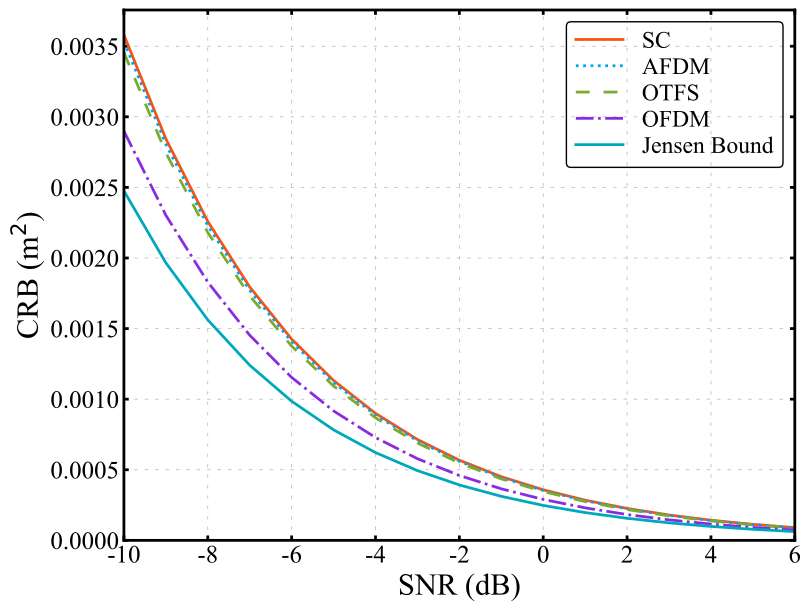

This chart was generated by the following Python code:
"""Fig. 1(a) 加入插零上采样和 RRC 成形后的 16-QAM 测距 CRB。

模型依据：刘凡等 IT 论文 (8)、(27)–(32)、(36)–(43)，以及项目书的
    x = P A U s,  z = F_M x,  M = L N。
这里采用项目书的 M 点周期卷积和周期分数时延模型；循环前缀及保护间隔
须覆盖成形脉冲的有效记忆和最大目标时延。未另加接收匹配滤波器。

依赖：numpy、scipy、matplotlib、commpy、DigiCommPy。
运行：python Fig1a_PA_RRC.py
"""

#%% 导入与绘图风格
from pathlib import Path

import numpy as np
import scipy.linalg
import scipy.fft
import matplotlib.pyplot as plt
from matplotlib.font_manager import FontProperties
import commpy.filters
from DigiCommPy.modem import PSKModem, QAMModem

plt.rcParams['font.family'] = 'Times New Roman'
plt.rcParams['font.size'] = 14
plt.rcParams['axes.titlesize'] = 22
plt.rcParams['axes.labelsize'] = 22
plt.rcParams['xtick.labelsize'] = 22
plt.rcParams['ytick.labelsize'] = 22
plt.rcParams['axes.unicode_minus'] = False
plt.rcParams['figure.figsize'] = [8, 6]
plt.rcParams['lines.linestyle'] = '-'
plt.rcParams['lines.linewidth'] = 2
plt.rcParams['lines.markersize'] = 6
plt.rcParams['figure.facecolor'] = 'white'
plt.rcParams['axes.edgecolor'] = 'black'
plt.rcParams['legend.fontsize'] = 18


#%% 上采样矩阵：沿用给定的插零定义
def upsamplingMatrix(M, Q):
    GammaQ = np.zeros((Q * M, M))
    for m in range(M):
        GammaQ[m * Q, m] = 1
    return GammaQ


#%% 从完整的实参数 FIM 直接求逆，提取时延 CRB
def delay_crb_direct(J, n_targets):
    """J 的参数顺序：[tau_1..tau_K, Re(beta_1).., Im(beta_1)..]。"""
    J = 0.5 * (J + J.T)             # 去掉浮点乘法产生的非对称误差
    return float(np.trace(np.linalg.inv(J)[:n_targets, :n_targets]))


#%% 参数：原文 Fig. 1(a) 的 16-QAM、N=128、40 个目标和四种调制
N = 128
K = 40                             # 目标数，原文记 L；与这里的过采样率区分
L = 10                             # 用户给定的过采样率
M = L * N                          # CP 去除后的有效采样点数
Tsym = 1.0
alpha = 0.3
span = 6                          # 供短时域 srrcFunction 接口使用；这里选用全长 commpy RRC
MOD_TYPE = 'qam'
MOD_ORDER = 16
N1, N2 = 32, 4
c1, c2 = 1 / 16, 1 / 8
SNR_dB = np.arange(-10, 7, 1)
N_FRAMES = 1000                    # 对随机数据先求逆再平均；需要快速检查可调小
TARGET_SEED = 4
SYMBOL_SEED = 42
MIN_TARGET_SPACING = 0.8           # 原复现脚本的目标最小间隔，单位：原始符号间隔
B = 160e6                         # 原文用于换算物理距离的采样率
c_light = 3e8


#%% 构造原文的 U；所有 DFT 都是酉变换
def dft_matrix(length):
    idx = np.arange(length)
    return np.exp(-2j * np.pi * np.outer(idx, idx) / length) / np.sqrt(length)


F_N = dft_matrix(N)
F_N1 = dft_matrix(N1)
indices = np.arange(N)
chirp1 = np.exp(-2j * np.pi * c1 * indices**2)
chirp2 = np.exp(-2j * np.pi * c2 * indices**2)

U_dict = {
    'SC': np.eye(N, dtype=complex),
    'AFDM': (chirp1[:, None] * F_N.conj().T) * chirp2[None, :],
    'OTFS': np.kron(F_N1.conj().T, np.eye(N2)),
    'OFDM': F_N.conj().T,
}


#%% x = P A U s：P 为长度 M 的循环卷积矩阵
A = upsamplingMatrix(N, L)

# 用户给定的第二种生成方式；p 是离散采样的全长 RRC，单位能量。
t, p = commpy.filters.rrcosfilter(L * N, alpha, Tsym, L / Tsym)
p = np.asarray(p, dtype=float)
p = p / np.sqrt(np.sum(np.abs(p)**2))
P = scipy.linalg.circulant(p)       # P @ v = np.convolve(p,v) 的 M 点循环版本
PA = P @ A                         # 一次预计算，主循环用 PA @ (U @ s)

# 在每个 U 下预计算 Φ^H = F_M P A U，避免重复构建大矩阵。
# scipy.fft.fft(..., norm='ortho') 与酉 DFT F_M 完全相同。
PhiH_dict = {
    name: scipy.fft.fft(PA @ U, axis=0, norm='ortho')
    for name, U in U_dict.items()
}


#%% 目标几何：保持原 Fig. 1(a) 的物理位置，时延换为过采样点单位
rng_target = np.random.default_rng(TARGET_SEED)
free_range = (N - 1) - (K - 1) * MIN_TARGET_SPACING
if free_range <= 0:
    raise ValueError('目标间距与数量之和超过原 Fig. 1(a) 的时延窗口')
tau_symbol = (np.sort(rng_target.uniform(0.0, free_range, K))
              + MIN_TARGET_SPACING * np.arange(K))
tau = L * tau_symbol               # 项目书约定：tau 以新采样间隔为单位
beta = np.ones(K, dtype=complex)

# 论文 (29)-(32) 的 H 改成 M 个频率点；对 tau 求导时分母必须是 M。
freq_idx = np.arange(M)
a = np.exp(-2j * np.pi * np.outer(freq_idx, tau) / M)
a_dot = (-2j * np.pi * freq_idx[:, None] / M) * a
H = np.column_stack((a_dot * beta[None, :], a, 1j * a))


#%% DigiCommPy 生成 16-QAM 星座，并满足原文 E|s_n|^2 = 1
modem_dict = {'psk': PSKModem, 'qam': QAMModem}
modem = modem_dict[MOD_TYPE](MOD_ORDER)
alphabet = np.asarray(modem.modulate(np.arange(MOD_ORDER)), dtype=complex)
symbol_energy = float(np.mean(np.abs(alphabet)**2))

# E_s[J(s)] 的频谱权重：w_bar[k] = E|[F_M P A U s]_k|^2。
# 当 E[ss^H]=I 且 U 酉时，它与 U 无关，但已经不是原文无脉冲的全 1。
mean_spectrum = np.sum(np.abs(PhiH_dict['SC'])**2, axis=1)
for name, PhiH in PhiH_dict.items():
    np.testing.assert_allclose(
        np.sum(np.abs(PhiH)**2, axis=1), mean_spectrum,
        rtol=1e-10, atol=1e-10, err_msg=f'{name} 的 U 应当为酉矩阵'
    )

J_bar = 2 * np.real(H.conj().T @ (mean_spectrum[:, None] * H))
jensen_tau_trace = delay_crb_direct(J_bar, K)


#%% 给定数据帧：J(s)=2 Re{H^H diag(|Φ^H s|²) H}，直接逆再平均
rng_symbols = np.random.default_rng(SYMBOL_SEED)
crb_sum = {name: 0.0 for name in U_dict}

for frame in range(N_FRAMES):
    d = rng_symbols.integers(low=0, high=MOD_ORDER, size=N)
    s = np.asarray(modem.modulate(d), dtype=complex) / np.sqrt(symbol_energy)

    for name, PhiH in PhiH_dict.items():
        z = PhiH @ s               # z = F_M (P A U s)
        spectrum = np.abs(z)**2
        J = 2 * np.real(H.conj().T @ (spectrum[:, None] * H))
        crb_sum[name] += delay_crb_direct(J, K)

    if (frame + 1) % 100 == 0 or frame + 1 == N_FRAMES:
        print(f'已完成 {frame + 1}/{N_FRAMES} 帧')


#%% SNR=1/sigma_n^2；tau 单位为上采样点，距离换算因子必须同时除以 L
# 原论文每个原始采样点 0.9375 m；这里每个新采样点 0.09375 m。
range_per_sample = c_light / (2 * B * L)
scale = (range_per_sample**2) * 10**(-SNR_dB / 10)
CRB = {name: (crb_sum[name] / N_FRAMES) * scale for name in U_dict}
Jensen = jensen_tau_trace * scale

print(f'上采样后：M={M}, 每个新采样点 {range_per_sample:.5f} m')
print(f'参考脉冲能量：{np.sum(np.abs(p)**2):.8f}')
for name in U_dict:
    print(f'{name:5s}，SNR=0 dB 时 CRB = '
          f'{(crb_sum[name] / N_FRAMES) * range_per_sample**2:.6g} m²')


#%% 统一绘图，风格沿用用户给定的 matplotlib 示例
fig, axs = plt.subplots(1, 1, figsize=(8, 6), constrained_layout=True)
colors = ['#F65314', '#00A1F1', '#77AC30', '#8A2BE2', '#00A8BB', 'k']
linestyles = ['-', ':', (0, (5, 5)), '-.']
for m, name in enumerate(['SC', 'AFDM', 'OTFS', 'OFDM']):
    axs.plot(SNR_dB, CRB[name], color=colors[m], ls=linestyles[m], label=name)
axs.plot(SNR_dB, Jensen, color=colors[4], ls='-', label='Jensen Bound')

axs.set_xlabel('SNR (dB)')
axs.set_ylabel(r'CRB (m$^2$)')
axs.set_xlim(SNR_dB[0], SNR_dB[-1])
axs.set_ylim(bottom=0)
axs.grid(linestyle=(0, (5, 10)), linewidth=0.5, which='both')

font1 = FontProperties(family='Times New Roman', style='normal', size=17)
legend1 = axs.legend(loc='upper right', edgecolor='black',
                     labelspacing=0.2, prop=font1)
legend1.get_frame().set_alpha(1)
legend1.get_frame().set_facecolor('none')

bw = 2
for spine in axs.spines.values():
    spine.set_linewidth(bw)
axs.tick_params(direction='in', axis='both', top=True, right=True,
                labelsize=18, width=bw)
for label in axs.get_xticklabels() + axs.get_yticklabels():
    label.set_fontname('Times New Roman')

out_fig = Path(__file__).with_suffix('.pdf')
fig.savefig(out_fig, bbox_inches='tight')
print(f'已保存：{out_fig}')
plt.show()
plt.close(fig)
